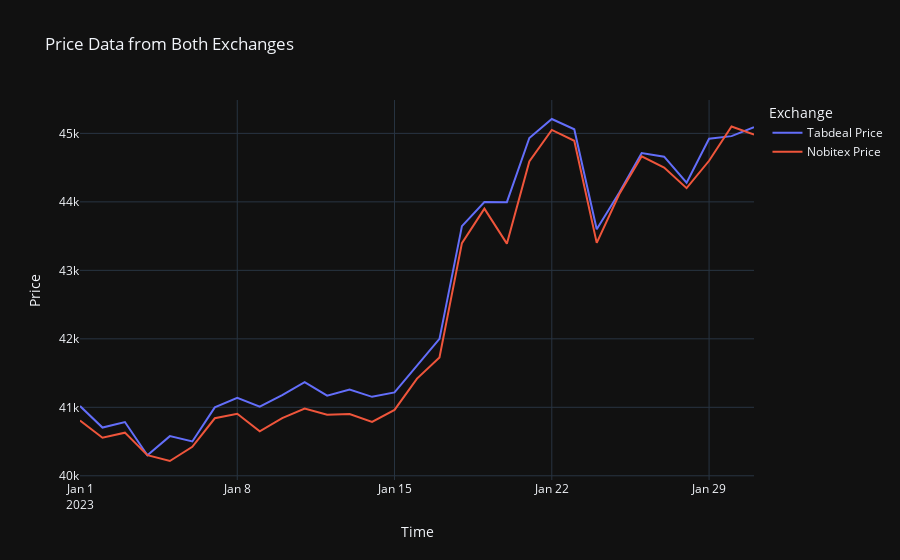
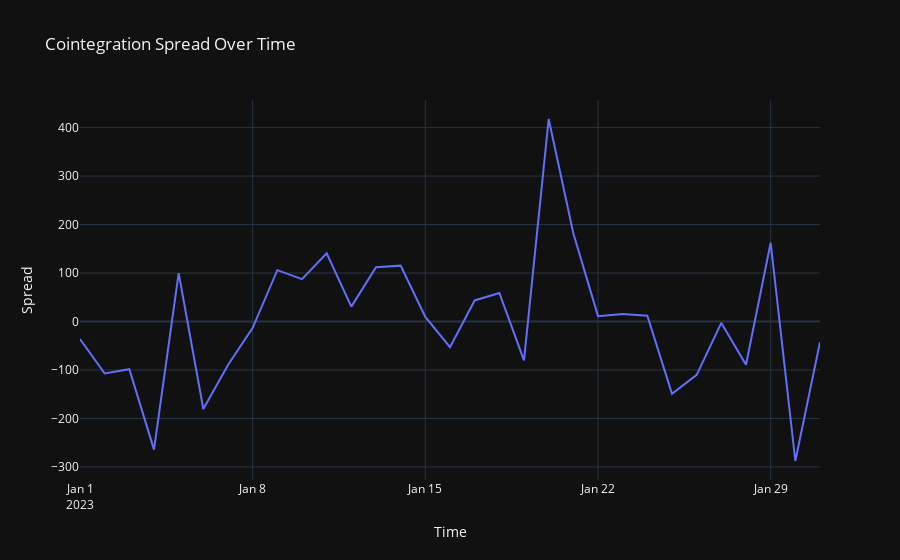
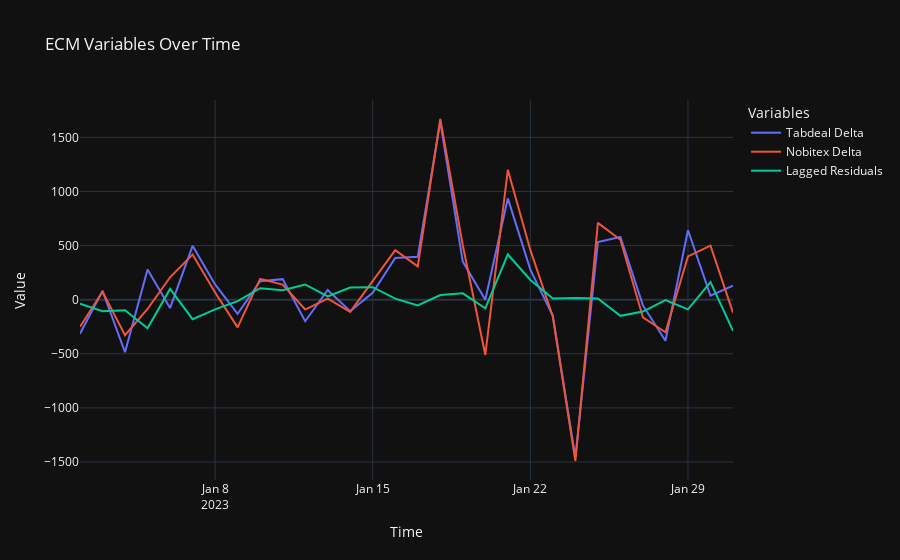
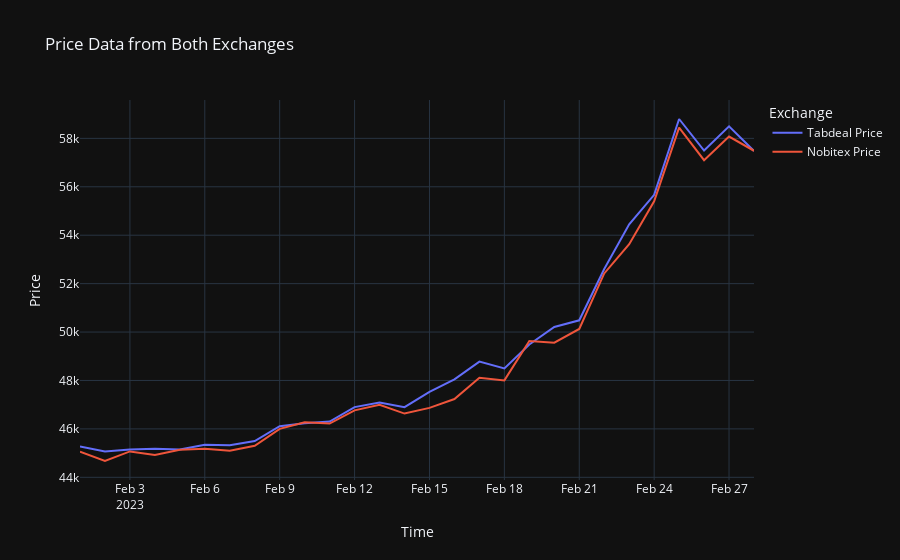

Write notebook code for charts like these, in order.
### Code cell
monthly_results = cointegration_test_and_ecm_by_month('Tabdeal', 'Nobitex', time_scale='1d')
